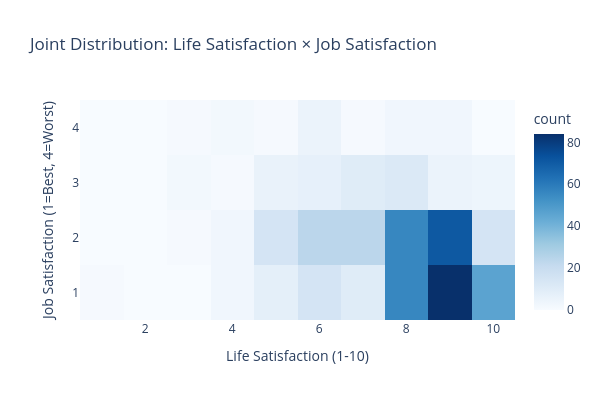

Notebook code cell kept with this figure:
### Code cell
# Visualize joint distribution
fig = px.density_heatmap(
    df_analysis, x='lifenow', y='satjob',
    title='Joint Distribution: Life Satisfaction × Job Satisfaction',
    labels={'lifenow': 'Life Satisfaction (1-10)', 'satjob': 'Job Satisfaction (1=Best, 4=Worst)'},
    color_continuous_scale='Blues'
)
fig.update_layout(height=400, width=600)
fig.show()

### Figure 1 — Plotly figure (JSON) as saved in the notebook; plotly's stock layout.template omitted (floating-point values rounded to 4 significant figures; data arrays with more than 128 entries replaced by an {"elided": "..."} marker saying what was removed)
{"data": [{"coloraxis": "coloraxis", "hovertemplate": "Life Satisfaction (1-10)=%{x}<br>Job Satisfaction (1=Best, 4=Worst)=%{y}<br>count=%{z}<extra></extra>", "name": "", "type": "histogram2d", "x": {"elided": "495 float values"}, "xaxis": "x", "xbingroup": "x", "y": {"elided": "495 float values"}, "yaxis": "y", "ybingroup": "y"}], "layout": {"coloraxis": {"colorbar": {"title": {"text": "count"}}, "colorscale": [[0, "rgb(247,251,255)"], [0.125, "rgb(222,235,247)"], [0.25, "rgb(198,219,239)"], [0.375, "rgb(158,202,225)"], [0.5, "rgb(107,174,214)"], [0.625, "rgb(66,146,198)"], [0.75, "rgb(33,113,181)"], [0.875, "rgb(8,81,156)"], [1, "rgb(8,48,107)"]]}, "height": 400, "legend": {"tracegroupgap": 0}, "title": {"text": "Joint Distribution: Life Satisfaction × Job Satisfaction"}, "width": 600, "xaxis": {"anchor": "y", "domain": [0, 1], "title": {"text": "Life Satisfaction (1-10)"}}, "yaxis": {"anchor": "x", "domain": [0, 1], "title": {"text": "Job Satisfaction (1=Best, 4=Worst)"}}}}
